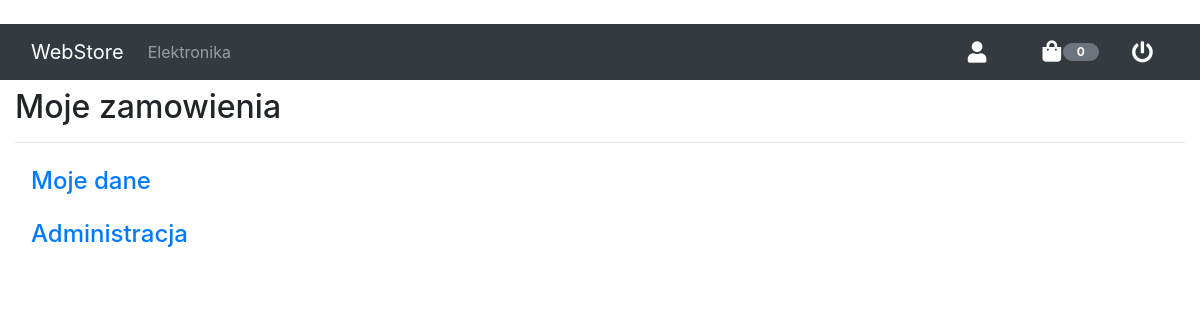
Before: /profile/orders/ (signed in) with the older database file.
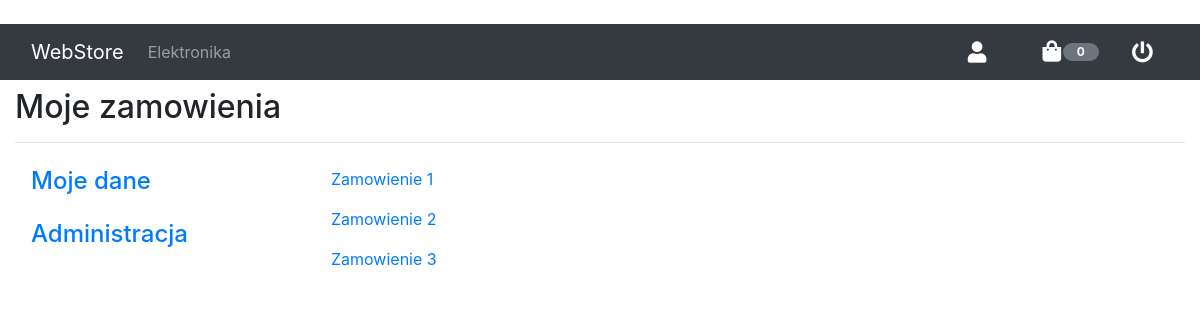
After: the same page with the newer database file.
### store/models.py (models this page shows)
class Order(models.Model):
    user = models.ForeignKey(User, on_delete=models.CASCADE)
    name = models.CharField(max_length=70, null=True)
    first_name = models.CharField(max_length=30)
    last_name = models.CharField(max_length=30)
    street = models.CharField(max_length=60)
    house_number = models.CharField(max_length=10)
    flat_number = models.CharField(max_length=10, null=True)
    zip_code = models.CharField(max_length=10)
    phone_number = models.CharField(max_length=12)
    city = models.CharField(max_length=100, null=True)

### profile/views.py (the view)
# urls.py: path('orders/', views.myorders, name='myorders'),
@login_required
def myorders(request):
    assert isinstance(request, HttpRequest)
    user = request.user
    orders = Order.objects.filter(user=user).all()
    return render(
        request,
        'profile/orders.html',
        {
            'title': 'Moje zamowienia',
            'orders': orders
        }
    )

### profile/templates/profile/orders.html
{% extends 'base.html' %}
{% block content %}
<div class="pt-2">
    <h2>{{ title }}</h2>
    <hr />
    <div class="row">
        {% include 'profile/menu.html' %}
        <div class="col-md-9">
            {% for o in orders %}
                <a class="nav-link" href="{% url 'profile:orderdetails' o.id %}">Zamowienie {{o.id}}</a>
            {% endfor %}
        </div>
    </div>
</div>
{% endblock %}

### templates/base.html (shortened to what this page needs)
﻿<!DOCTYPE html>
<html>
<head>
    {% load staticfiles %}
    <link rel="stylesheet" href="https://stackpath.bootstrapcdn.com/bootstrap/4.3.1/css/bootstrap.min.css">
    <link rel="stylesheet" href="https://use.fontawesome.com/releases/v5.8.1/css/all.css">
    <link rel="stylesheet" href="{% static 'css/site.css' %}" />
</head>
<body>
    <nav class="navbar navbar-expand-md navbar-dark bg-dark sticky-top">
        <div class="container-fluid justify-content-start">
            <a class="navbar-brand order-2 order-md-2" href="{% url 'store:home' %}">WebStore</a>
            <div class="collapse navbar-collapse order-6 order-md-3" id="menu">
                <div class="navbar-nav"></div>
            </div>
            <div class="ml-auto mr-4 order-3 order-md-4">
                {% if user.is_authenticated %}
                    <a href="{% url 'profile:home' %}" class="fa fa-lg fa-user nav-link"></a>
                {% else %}
                    <a href="{% url 'account:login' %}" class="fa fa-lg fa-user nav-link"></a>
                {% endif %}
            </div>
            <div class="mr-3 order-4 order-md-5">
                <a class="nav-link" href="{% url 'store:cart' %}">
                    <div class="row">
                        <i class="fa fa-lg fa-shopping-bag col-6"></i><span id="cart-badge" class="badge badge-pill badge-secondary col-6 d-none d-md-block">0</span>
                    </div>
                </a>
            </div>
            {% if user.is_authenticated %}
            <div class="order-5 order-md-6">
                <a class="nav-link" href="{% url 'account:logout' %}">
                    <div class="row">
                        <i class="fa fa-lg fa-power-off col-6"></i>
                    </div>
                </a>
            </div>
            {% endif %}
        </div>
    </nav>
    <div class="container-fluid">
        {% block content %}{% endblock %}
    </div>
</body>
</html>

### profile/templates/profile/menu.html (shortened to what this page needs)
<div class="col-md-3">
    <h4>
        <a data-toggle="collapse" href="#account-collapser" aria-expanded="false" aria-controls="account-collapser" class="nav-link">Moje dane</a>
    </h4>
    {% if request.user.groups.all or request.user.is_superuser %}
        <h4>
            <a class="nav-link" href="{% url 'store_admin:home' %}">Administracja</a>
        </h4>
    {% endif %}
</div>

### staticfiles/css/site.css (style rules this page uses)
nav a.fa, nav .fa { color: #fff; }

Changed rows visible on the page:
added Order: id "1"
added Order: id "2"
added Order: id "3"
